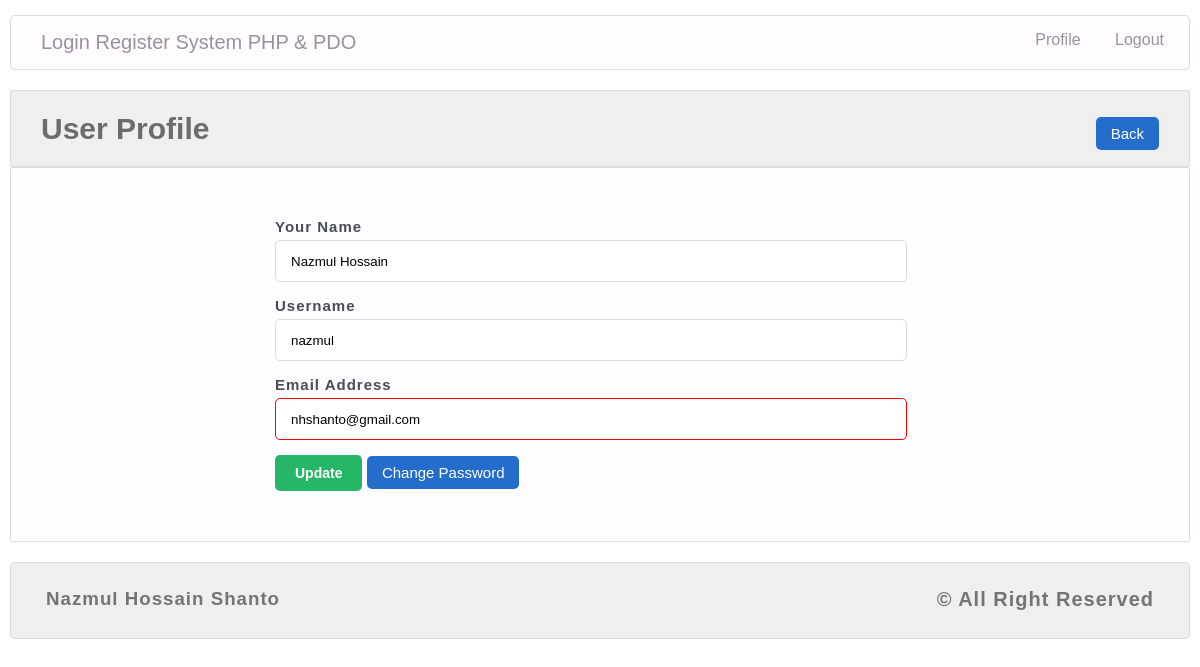
Screenshot of /profile.php?userId=1 (signed in) with the database file from the repository.
### tables this page shows
CREATE TABLE `tbl_user` (
  `userId` int(11) NOT NULL,
  `name` varchar(30) NOT NULL,
  `username` varchar(15) NOT NULL,
  `email` varchar(255) NOT NULL,
  `password` varchar(32) NOT NULL
);

### lib/Session.php (called while the page is built, shortened)
<?php
    class Session{
        public static function get($key){
            if(isset($_SESSION[$key])){
                return $_SESSION[$key];
            }else{
                return false;
            }
        }
    }
?>

### classes/User.php (called while the page is built, shortened)
<?php
    $filepath = realpath(dirname(__FILE__));
    include_once ($filepath."/../lib/Session.php");
    include_once ($filepath."/../lib/Database.php");
    class User{
        private $db;
        public function __construct(){
            $this->db = new Database();
        }
        public function getUserDataById($userId){
            $sql   = "SELECT * FROM tbl_user WHERE userId = :userId";
            $query = $this->db->pdo->prepare($sql);
            $query->bindValue(':userId', $userId);
            $query->execute();
            $result = $query->fetchAll();
            return $result;
        }
    }
?>

### lib/Database.php (called while the page is built, shortened)
<?php
    class Database{
        public $pdo;
        function __construct(){
            if(!isset($this->pdo)){
                try{
                    $link = new PDO("mysql:host=".DB_HOST.";dbname=".DB_NAME, DB_USER, DB_PASS);
                    $link->setAttribute(PDO::ATTR_ERRMODE, PDO::ERRMODE_EXCEPTION);
                    $link->exec("SET CHARACTER SET utf8");
                    $this->pdo = $link;
                }catch(PDOException $e){
                    die("Field to connect with Database".$e->getMessage());
                }
            }
        }
    }
?>

### profile.php (the view, shortened to what this page needs)
<?php include "inc/header.php"; ?>
<?php
    if(isset($_GET['userId']) && $_GET['userId'] != NULL){
        $userId = preg_replace('/[^a-zA-Z0-9_]/', '', $_GET['userId']);
    }else{
        echo "<script>window.location = 'index.php'</script>";
    }
?>
<section id="body">
    <div class="list-head">
        <h2>User Profile</h2>
        <p><a class="view" href="index.php">Back</a></p>
    </div>
    <div class="user-list">
        <div class="page-login">
            <?php
                if(Session::get('id') == $userId){
            ?>
            <form action="" method="post">
                <?php
                    $userdata = $user->getUserDataById($userId);
                    if($userdata){
                        foreach($userdata as $data){
                ?>
                <div class="form-group">
                    <label for="name">Your Name</label>
                    <input type="text" name="name" value="<?php echo $data['name']; ?>" id="name" />
                </div>
                <div class="form-group">
                    <label for="username">Username</label>
                    <input type="text" name="username" value="<?php echo $data['username']; ?>" id="username">
                </div>
                <div class="form-group">
                    <label for="email">Email Address</label>
                    <input class="readonly" type="text" name="email" value="<?php echo $data['email']; ?>" id="email" readonly />
                </div>
                <button type="submit" name="update" class="submit">Update</button>
                <a href="changepassword.php?userId=<?php echo $data['userId']; ?>" class="view">Change Password</a>
                <?php } } ?>
                <?php } ?>
            </form>
        </div>
    </div>
</section>
<?php include "inc/footer.php"; ?>

### css/style.css (style rules this page uses)
* { margin: 0; padding: 0; }
body { max-width: 1180px; margin: 0 auto; font-family: arial; }
.list-head { background: #EFEFEF; border-radius: 2px; border: 1px solid #ddd; height: 75px; padding: 0; margin-top: 20px; }
.list-head h2 { float: left; margin-top: 21px; margin-left: 30px; font-size: 30px; color: #6c6c6c; }
.list-head p { float: right; margin-top: 21px; margin-right: 30px; font-size: 30px; color: #6c6c6c; }
.user-list { background: #fffdff; border: 1px solid #ddd; border-radius: 2px; min-height: 300px; padding: 0px 30px; margin-bottom: 20px; }
.view { background: #256dcb; padding: 8px 15px; border-radius: 5px; text-decoration: none; color: #fff; font-size: 15px; }
.page-login { margin: 0 auto; text-align: justify; width: 650px; margin-top: 50px; }
.form-group { width: 100%; float: left; margin-bottom: 15px; }
.form-group label { display: block; margin-bottom: 5px; font-weight: bold; color: #474C55; font-size: 15px; letter-spacing: 1px; }
.form-group input { width: 600px; height: 40px; border: 1px solid #ddd; border-radius: 5px; padding: 0px 15px; }
.submit { background: #25b767; padding: 10px 20px; border: none; border-radius: 5px; color: #fff; font-size: 14px; font-weight: bold; margin-bottom: 20px; }

### profile.php (style rules this page uses)
.submit { margin-bottom: 50px; }
.readonly { border: 1px solid red !important; }

### rows the page displays
tbl_user: name "Nazmul Hossain", username "nazmul", email "nhshanto@gmail.com"
